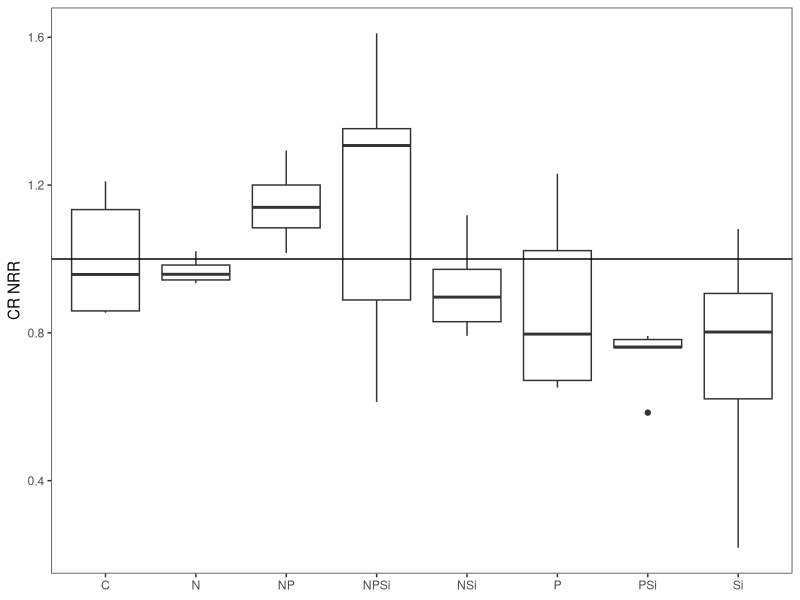
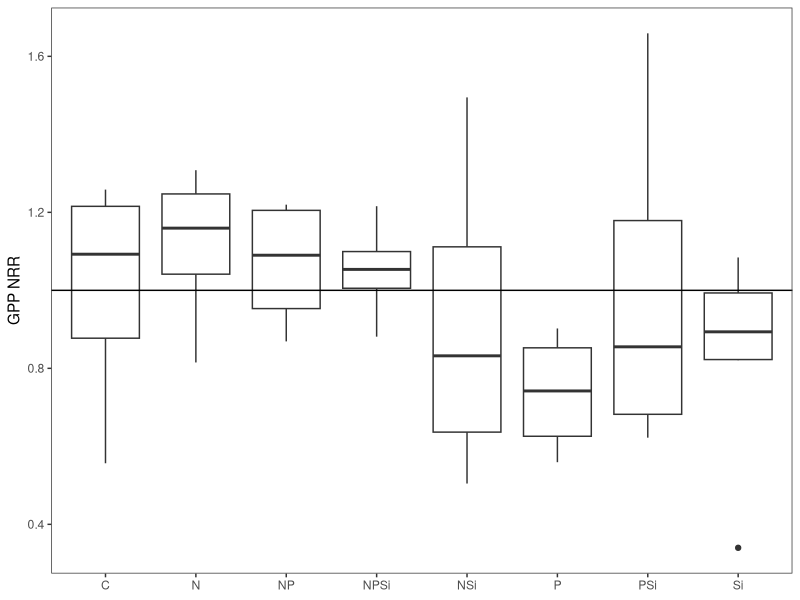
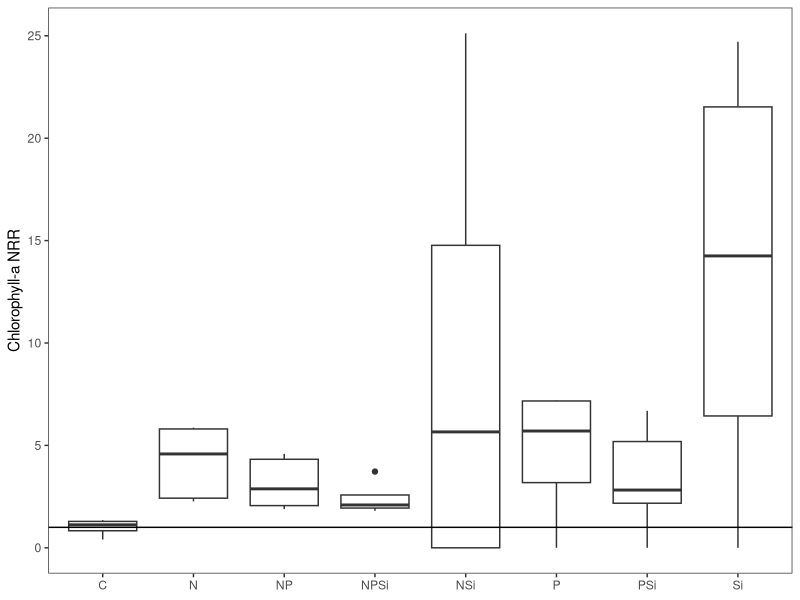
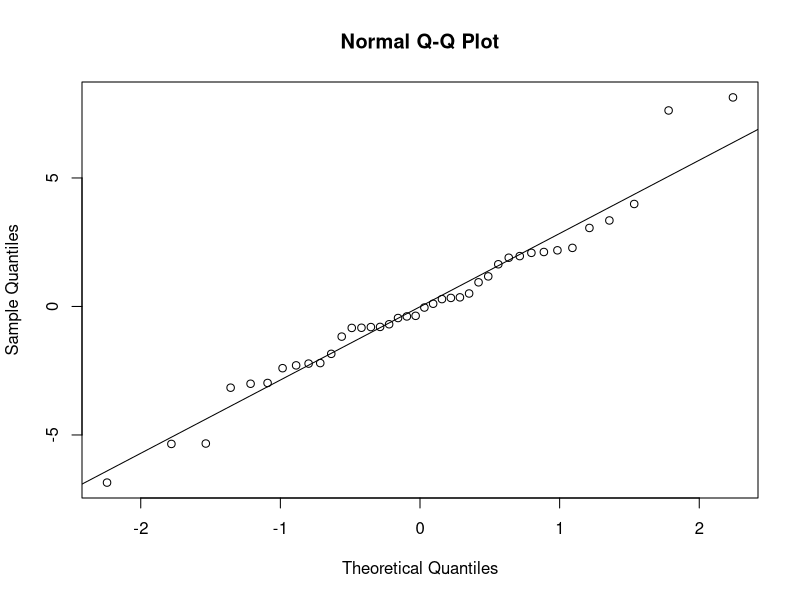
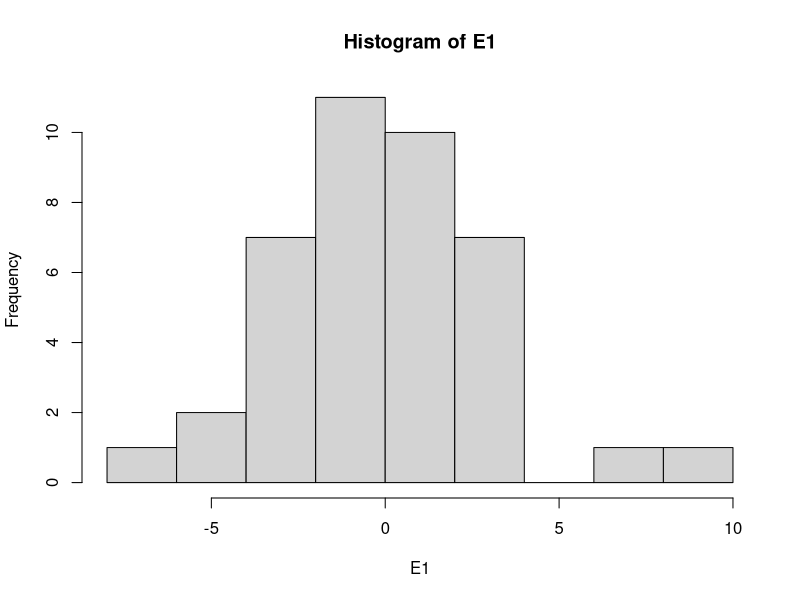
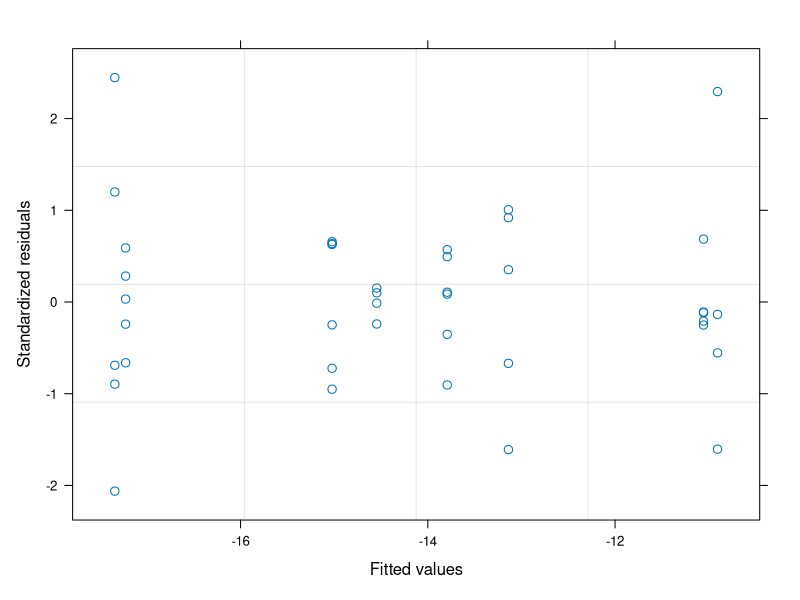

Source code (R) for these figures, in order: (Note: this script raises an error after producing the figures.)
#Author:  Clay Arango
#Creation date: 10-Feb-19
#Script to analyze NDS data from Summer 2018 WSB work with S. Roley and A. Alexiades

#packages
library(nlme)
library(nortest)
library(plyr)
library(dplyr)
library(multcomp)
library(MASS)
library(ggplot2)

#Load data
reec_summer <- read.table(file="reec_summer.csv", header=T, sep=",")

#set variable
d = reec_summer

#evaluate data to make sure factors are correct
names(d)
unique(d$nutrient) #control, N, NP, NPSi, NSi, P, PSi, Si
unique(d$N) #should be 0 and 1
unique(d$P) #should be 0 and 1
unique(d$Si) #should be 0 and 1
unique(d$top) #should be "sponge" and "glass"
#if need to change, use recode function below. 
d$top<-recode(d$top, "cellulose" ="sponge")
str(d)

#convert N and P vand Si alues (0 or 1 for absence or presence) to factors
d$N<-as.factor(d$N)
d$P<-as.factor(d$P)
d$Si<-as.factor(d$Si)
str(d)

#subset data into gpp and cr response
d.cr = subset(d, top=="sponge", data=d)
d.gpp = subset(d, top=="glass", data=d)

#calculate nrr for cr
x<-ddply(d.cr, "nutrient", summarise, ave_cr = mean(cr.area, na.rm=T)) #changed to ddply b/c allows
#to specify by column name - I had a csv file with the relevant column in a different position.
x
d.cr$cr.nrr = d.cr$cr.area/-15.02240 #divide by control ave_cr

#calculate nrr for gpp and chla
x<- ddply(d.gpp, "nutrient", summarise, ave_gpp = mean(gpp.area, na.rm=T), ave_chla = mean(chla, na.rm=T)) 
x
d.gpp$gpp.nrr = d.gpp$gpp.area/5.770496 #divide by control ave_gpp
d.gpp$chla.nrr = d.gpp$chla/0.0000525500 #divide by control ave_chla

###############
#plots of NRR
##############
ggplot(data=subset(d.cr, !(nutrient=="control")), aes(x=nutrient, y=cr.nrr))+geom_boxplot()+theme_bw()+
  ylab("CR NRR")+geom_abline(slope = 0, intercept = 1)+
  theme(axis.title.x=element_blank(), panel.grid.minor=element_blank(), panel.grid.major=element_blank())

ggplot(data=subset(d.gpp, !(nutrient=="control")), aes(x=nutrient, y=gpp.nrr))+geom_boxplot()+theme_bw()+
  ylab("GPP NRR")+geom_abline(slope = 0, intercept = 1)+
  theme(axis.title.x=element_blank(), panel.grid.minor=element_blank(), panel.grid.major=element_blank())

ggplot(data=subset(d.gpp, !(nutrient=="control")), aes(x=nutrient, y=chla.nrr))+geom_boxplot()+theme_bw()+
  ylab("Chlorophyll-a NRR")+geom_abline(slope = 0, intercept = 1)+
  theme(axis.title.x=element_blank(), panel.grid.minor=element_blank(), panel.grid.major=element_blank())

############################################################
#analyze RESPIRATION data
############################################################

M1<-gls(cr.area~N*P*Si, data=d.cr, na.action=na.omit)
E1<-residuals(M1)
qqnorm(E1)
qqline(E1)
ad.test(E1)
   #residuals are normally distributed, p=0.20289
hist(E1)  
plot(M1)
   
plot(filter(d.cr, !is.na(cr.area)) %>% dplyr::select(nutrient), 
     E1, xlab="nutrient", ylab="Residuals")
bartlett.test(cr.area~nutrient, data=d.cr)
   #variance test not OK, we'll probably need to mess with this one

anova(M1)
  
x <- group_by(d.cr, nutrient) %>%  # Grouping function causes subsequent functions to aggregate by season and reach
  summarize(cr.mean = abs(mean(cr.area, na.rm = TRUE)), # na.rm = TRUE to remove missing values
            cr.sd=abs(sd(cr.area, na.rm = TRUE)),  # na.rm = TRUE to remove missing values
            n = sum(!is.na(cr.area)), # of observations, excluding NAs. 
            cr.se=cr.sd/sqrt(n))

ggplot(data=x, aes(x=nutrient, y=cr.mean)) + 
  geom_bar(stat="identity", position=position_dodge(), color = "black") + 
  geom_errorbar(aes(ymin=cr.mean, ymax=cr.mean+cr.se), width=0.2, 
                position=position_dodge(0.9)) + 
  xlab("Nutrient") +
  ylab(expression(Respiration~(ug~O[2]~m^{-2}~h^{-1}))) +
  ylim(0,20) +
  labs(fill="Light") +
  theme_bw() +
  theme(panel.grid.major=element_blank(),
        panel.grid.minor=element_blank(),
        legend.title=element_text(size=6),
        legend.key=element_blank(), 
        legend.position=c(0.5,0.95), 
        legend.text=element_text(size=8), 
        legend.background=element_blank(), 
        legend.direction="horizontal", 
        legend.key.size=unit(0.3, "cm"), 
        axis.title.y=element_text(size=8), 
        axis.title.x=element_text(size=8), 
        axis.text.x=element_text(size=8))

#ggsave('output/figures/Ring_summer.tiff',
#       units="in",
#       width=3.25,
#       height=3.25,
#       dpi=1200,
#       compression="lzw")

############################################################
#analyze the PRODUCTION data
############################################################

M1<-gls(gpp.area~N*P*Si, data=d.gpp, na.action=na.omit) 
E1<-residuals(M1)
qqnorm(E1)
qqline(E1)
ad.test(E1)
   #residuals are OK

hist(E1, xlab="residuals", main="")
plot(M1)

plot(filter(d.gpp, !is.na(gpp.area)) %>% dplyr::select(nutrient), 
     E1, xlab="nutrient", ylab="Residuals")
bartlett.test(gpp.area~nutrient, data=d.gpp)
   #ok

anova(M1)
  
x <- group_by(d.gpp, nutrient) %>%  # Grouping function causes subsequent functions to aggregate by season and reach
  summarize(gpp.mean = abs(mean(gpp.area, na.rm = TRUE)), # na.rm = TRUE to remove missing values
            gpp.sd=abs(sd(gpp.area, na.rm = TRUE)),  # na.rm = TRUE to remove missing values
            n = sum(!is.na(gpp.area)), # of observations, excluding NAs. 
            gpp.se=gpp.sd/sqrt(n))

ggplot(data=x, aes(x=nutrient, y=gpp.mean)) + 
  geom_bar(stat="identity", position=position_dodge(), color = "black") + 
  geom_errorbar(aes(ymin=gpp.mean, ymax=gpp.mean+gpp.se), width=0.2, 
                position=position_dodge(0.9)) + 
  xlab("Nutrient") +
  ylab(expression(Production~(ug~O[2]~m^{-2}~h^{-1}))) +
  labs(fill="Light") +
  theme_bw() +
  theme(panel.grid.major=element_blank(),
        panel.grid.minor=element_blank(), 
        legend.title=element_text(size=6), 
        legend.key=element_blank(),  
        legend.position=c(0.5,0.95),  
        legend.text=element_text(size=8),  
        legend.background=element_blank(),  
        legend.direction="horizontal",  
        legend.key.size=unit(0.3, "cm"),  
        axis.title.y=element_text(size=8),  
        axis.title.x=element_text(size=8),  
        axis.text.x=element_text(size=8))

#ggsave('output/figures/gppByNutrient.tiff',
#       units="in",
#       width=3.25,
#       height=3.25,
#       dpi=1200,
#       compression="lzw")


#BELOW HERE IS NOT EDITED





############################################################
#analyze the CHL-A biomass on disks

M1<-gls(chla~N*P*light, data=roza_sum.chla, na.action=na.omit)
E1<-residuals(M1)
qqnorm(E1)
qqline(E1)
ad.test(E1)
  #residuals look bad (p=0.001)
hist(E1)
plot(M1)

vf1 = varIdent(form = ~ 1|N*P)
vf2 = varIdent(form = ~ 1|light)
vf3 = varIdent(form = ~ 1|N*P*light)
vf4 = varPower(form = ~ fitted(.)) 
vf5 = varExp(form = ~ fitted(.))
vf6 = varConstPower(form = ~ fitted(.))
vf7 = varExp(form = ~ fitted(.)|nutrient)

M2<-gls(chla~N*P*light, data=roza_sum.chla, na.action=na.omit, weights=vf1)
M3<-gls(chla~N*P*light, data=roza_sum.chla, na.action=na.omit, weights=vf2)
M4<-gls(chla~N*P*light, data=roza_sum.chla, na.action=na.omit, weights=vf3)
M5<-gls(chla~N*P*light, data=roza_sum.chla, na.action=na.omit, weights=vf4)
M6<-gls(chla~N*P*light, data=roza_sum.chla, na.action=na.omit, weights=vf5)
M7<-gls(chla~N*P*light, data=roza_sum.chla, na.action=na.omit, weights=vf6)
M8<-gls(chla~N*P*light, data=roza_sum.chla, na.action=na.omit, weights=vf7)

anova(M1,M2,M3,M4,M5,M6,M7,M8)

#M3 is best on AIC

E3<-residuals(M3)
qqnorm(E3)
qqline(E3)
ad.test(E3)
#residuals are not normal (p=0.001)
hist(E3, xlab="residuals", main="")
plot(M3)
  #hist and plot look good

plot(filter(roza_sum.chla, !is.na(chla)) %>% dplyr::select(light), 
     E3, xlab="light", ylab="Residuals")
bartlett.test(chla~light, data=roza_sum.chla)

plot(filter(roza_sum.chla, !is.na(chla)) %>% dplyr::select(nutrient), 
     E3, xlab="nutrient", ylab="Residuals")
bartlett.test(chla~nutrient, data=roza_sum.chla)

anova(M3)

#light is significant and N and P separately interact with light

x<-roza_sum.chla[complete.cases(roza_sum.chla$chla),]

with(x, 
     interaction.plot(nutrient,light,chla, 
                      ylim=c(0,1.5),lty=c(1,12),lwd=2,ylab="Chlorophyll a", 
                      xlab="Nutrient", trace.label="Light"))

x <- group_by(roza_sum.chla, nutrient, light) %>%  # Grouping function causes subsequent functions to aggregate by season and reach
  summarize(chla.mean = mean(chla, na.rm = TRUE), # na.rm = TRUE to remove missing values
            chla.sd=sd(chla, na.rm = TRUE),  # na.rm = TRUE to remove missing values
            n = sum(!is.na(chla)), # of observations, excluding NAs. 
            chla.se=chla.sd/sqrt(n))

ggplot(data=x, 
       aes(x=nutrient, y=chla.mean, fill=light)) + 
  geom_bar(stat="identity", position=position_dodge(), color = "black") + 
  geom_errorbar(aes(ymin=chla.mean, ymax=chla.mean+chla.se), width=0.2, 
                position=position_dodge(0.9)) + 
  scale_fill_manual(values=c("white","black")) +
  xlab("Nutrient") +
  ylab(expression(Chlorophyll~a~(ug~cm^{-2}))) +
  ylim(0,1.7) +
  labs(fill="Light") +
  theme_bw() +
  theme(panel.grid.major=element_blank(), 
        panel.grid.minor=element_blank(), 
        legend.title=element_text(size=6), 
        legend.key=element_blank(), 
        legend.position=c(0.5,0.95), 
        legend.text=element_text(size=8), 
        legend.background=element_blank(), 
        legend.direction="horizontal", 
        legend.key.size=unit(0.3, "cm"), 
        axis.title.y=element_text(size=8), 
        axis.title.x=element_text(size=8), 
        axis.text.x=element_text(size=8))

ggsave('output/figures/chlaByNutrientLight.tiff',
       units="in",
       width=3.25,
       height=3.25,
       dpi=1200,
       compression="lzw")



############################################################
############################################################
#calculate nrr mean and standard error
x1 <- group_by(roza_sum, nutrient, light) %>%  # Grouping function causes subsequent functions to aggregate by season and reach
  summarize(chla.nrr.mean = mean(chla.nrr, na.rm = TRUE), # na.rm = TRUE to remove missing values
            chla.nrr.sd=sd(chla.nrr, na.rm = TRUE),  # na.rm = TRUE to remove missing values
            chla.n = sum(!is.na(chla.nrr)), # of observations, excluding NAs. 
            chla.nrr.se=chla.nrr.sd/sqrt(chla.n))


x2 <- group_by(roza_sum, nutrient, light) %>%  # Grouping function causes subsequent functions to aggregate by season and reach
  summarize(gpp.nrr.mean = mean(gpp.nrr, na.rm = TRUE), # na.rm = TRUE to remove missing values
            gpp.nrr.sd=sd(gpp.nrr, na.rm = TRUE),  # na.rm = TRUE to remove missing values
            gpp.n = sum(!is.na(gpp.nrr)), # of observations, excluding NAs. 
            gpp.nrr.se=gpp.nrr.sd/sqrt(gpp.n))

x3 <- group_by(roza_sum, nutrient, light) %>%  # Grouping function causes subsequent functions to aggregate by season and reach
  summarize(cr.nrr.mean = mean(cr.nrr, na.rm = TRUE), # na.rm = TRUE to remove missing values
            cr.nrr.sd=sd(cr.nrr, na.rm = TRUE),  # na.rm = TRUE to remove missing values
            cr.n = sum(!is.na(cr.nrr)), # of observations, excluding NAs. 
            cr.nrr.se=cr.nrr.sd/sqrt(cr.n))

roza_sum.nrr<-cbind(x1,x2,x3)
roza_sum.nrr <- roza_sum.nrr[, !duplicated(colnames(roza_sum.nrr))]
write.csv(roza_sum.nrr, "roza_sum.nrr.csv")
